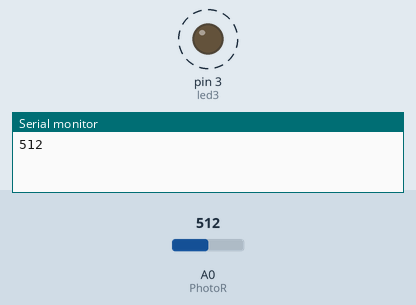
This sketch was run on a simulated Arduino Uno, built with avr-gcc and run on an emulated ATmega328P. Parts: output pins drawn as LEDs (lit = HIGH), the last lines printed to the serial monitor. Dashed ring = blinking. Inputs (shaded band) come from the test bench; at power-on: A0 (PhotoR) = 512.

Above: at 0.9 s.
2.0 s: A0 (PhotoR) set to 860
At 4.1 s:
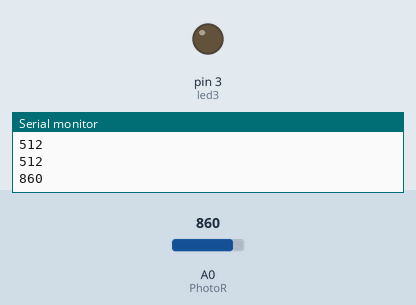
4.2 s: A0 (PhotoR) set to 840
At 5.35 s:
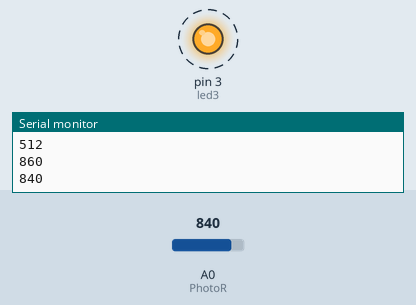
Timing chart, 0 to 13.7 s (numbered marks = the images above; inputs shaded):
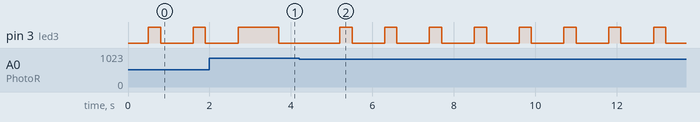

The sketch:

JODO_ledblink.ino
```cpp
int led3 = 3;
int PhotoR = A0;

void setup() {
  pinMode(led3, OUTPUT);
  pinMode(PhotoR, INPUT);
  Serial.begin(9600);
}

void loop() {

  int value = analogRead(PhotoR);
  Serial.println(value);
  delay(500);

  if(value > 850)
  {
    digitalWrite(led3, HIGH);
    delay(1000);
    digitalWrite(led3, LOW);
    delay(1000);
  }

   else
  {
    digitalWrite(led3, HIGH);
    delay(300);
    digitalWrite(led3, LOW);
    delay(300);
  }
}
```

Measured:
- after the input at 4.2 s, pin 3 (led3): alternates HIGH for 0.30 s and LOW for 0.80 s, starting after 1.3 s
